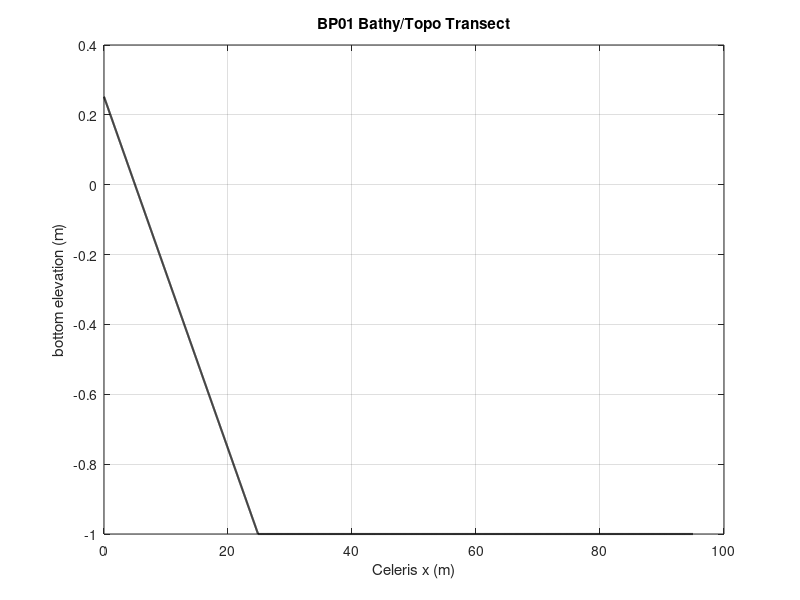

MATLAB code for this plot:
% Script to create input files needed for WebGPU version of Celeris
% creates config.json, bathy.txt, and waves.txt

clear all
close all
clf

% High-Level Simulation Control Parameters
grid_type = 1; % Cartesian grid. For grid_type=1, Celeris x=0 is the left boundary.
NLSW_or_Bous = 0; % =0 for Nonlinear Shallow Water Solver (long waves only) otherwise Boussinesq (wind waves)
dx = 0.025; % uniform grid size to use in model - the loaded bathy files will be interpolated to this grid size
dy = 0.025;
Courant_num = 0.15; %Target Courant #.  ~0.25 for P-C, ~0.05 for explicit methods. Default: 0.2
isManning = 0; % A boolean friction model value, if==1 "friction" is a Mannnigs n, otherwise it is a dimensionless friction factor (Moody)
friction = 0.0;  % dimensionless friction coefficient, or Mannings "n", depending on isManning choice
min_allowable_depth = 0.000001; % min allowable water depth
infiltrationRate = 0.00;  % infiltration rate - for drying inundated cells
algochanges=1; % 1=use new moving shoreline algorithm

% Benchmark Problem 1 setup
% The benchmark is nondimensional with d=1, H/d=0.019, and a 1:19.85 beach.
% The left boundary is x=0 in Celeris.  The NTHMP benchmark coordinate at
% that same location is x/d=-5, so benchmark x/d values are shifted by +5 m
% when written to Celeris input coordinates.
base_depth = 1.0;
wave_height = 0.019;
benchmark_left_x_over_d = -5.0;
benchmark_right_x_over_d = 90.0;
x_min = 0.0;
x_max = (benchmark_right_x_over_d - benchmark_left_x_over_d)*base_depth;
y_min = 0.0;
y_max = dy*150;
shoreline_x = (0.0 - benchmark_left_x_over_d)*base_depth; % Celeris x for benchmark x/d=0
toe_x = (19.85 - benchmark_left_x_over_d)*base_depth; % Celeris x for benchmark x/d=19.85
beach_slope = 1/19.85;

% Celeris Add Disturbance solitary wave setup.
% BP01, BP04, and BP06 should use this native solitary-wave path, not etaInitCond.txt.
loadetaIC = 0;
add_Disturbance = 1;
disturbanceType = 1;
disturbanceXpos = (38.09755657215425 - benchmark_left_x_over_d)*base_depth; % Celeris x for the benchmark initial solitary wave
disturbanceYpos = 0.375;
disturbanceCrestamp = wave_height;
disturbanceDir = 180; % wave travels toward decreasing x, from offshore to the beach

%  Boundary conditions - at least one of the boundaries should be = 2 for incident waves.
%  BP01 does not use incident-wave forcing; the solitary wave is initialized with Add Disturbance.
west_boundary_type = 0; % west_boundary_type, 0=solid wall, 1=sponge layer, 2= waves loaded from file, created by spectrum_2D above
east_boundary_type = 1; % east_boundary_type, 0=solid wall, 1=sponge layer, 2= waves loaded from file, created by spectrum_2D above
south_boundary_type = 0; % south_boundary_type, 0=solid wall, 1=sponge layer, 2= waves loaded from file, created by spectrum_2D above
north_boundary_type = 0; % north_boundary_type, 0=solid wall, 1=sponge layer, 2= waves loaded from file, created by spectrum_2D above
BoundaryWidth = 30;
incident_wave_type = -1;
numberOfWaves = 1;

% Time Series Parameters
maxdurationTimeSeries = 24;  % this is the time chunk to display and write discrete parts of the time series
NumberOfTimeSeries = 0;  % the maximum number of time series that can be added is 15
% List time series locations (in Celeris grid coordinates):
xts(1) = (0.25 - benchmark_left_x_over_d)*base_depth;  yts(1) = 0.375; % benchmark x/d=0.25
xts(2) = (9.95 - benchmark_left_x_over_d)*base_depth;  yts(2) = 0.375; % benchmark x/d=9.95
% add additional time series as needed

% Save trigger parameters for automatically saving data, these will be added to json
trigger_animation = 0;  % automation trigger for animated gif when = 1
trigger_animation_start_time = 0.0;  % start time of animation trigger
AnimGif_dt = 0.25;  % time between animated gif frames, will write 80 frames

% Surface output schedule
% tau=sqrt(d/g)=0.3193299568 s. Start one interval before t/tau=35
% so the written surfaces align with t/tau=35,40,45,50,55,60,65,70.
trigger_writesurface = 1;  % automation trigger for writing 2D surfaces when = 1
trigger_writesurface_start_time = 0.0;  % start time of surface write trigger
trigger_writesurface_end_time = 50;  % end time of surface write trigger
dt_writesurface = 0.1;  % increment to write to file
write_eta = 1;  % flag for writing eta surface data to file, write when = 1
write_u = 0;  % flag for writing x velocity surface data to file, write when = 1
write_v = 0;  % flag for writing y velocity surface data to file, write when = 1
write_P = 0;  % flag for writing x flux surface data to file, write when = 1
write_Q = 0;  % flag for writing y flux surface data to file, write when = 1
write_turb = 0;  % flag for writing eddy visc surface data to file, write when = 1

trigger_writeWaveHeight = 1;  % automation trigger for writing mean/max/wave height surfaces when = 1
trigger_resetMeans_time = 0.0;  % time to reset means
trigger_resetWaveHeight_time = 0.0;  % time to reset wave height
trigger_writeWaveHeight_time = trigger_writesurface_end_time - 0.5;  % time to write wave height, this is also the end time for the simulation
which_surface_to_write = 10; % 10 = Max Free Surface Elev
% Note: The simulation will never close if trigger_writeWaveHeight~=1

% Defaults, should not need to change (for other parameters need to change source code
g = 9.80665;  %gravity
Theta = 2.0;  %midmod limiter parameter; empirical breaking parameter. 1.0 most dissipative (upwind) to 2.0 least dissipative (centered) Default: 1.5
dissipation_threshold = 0.3;  %For visualization purposes, represents a characterestic slope at breaking. 0.577=30 degrees, will need to be lower for coarse grid simulations that can not resolve this slope; 0.364=20 deg; 0.2679=15 deg
whiteWaterDecayRate = 0.02; % For visualization purposes, not simulation. Default: 0.9
timeScheme = 2;  %  Time integration choices: 0=Euler, 1=3rd-order A-B predictor, 2= A-B 4th-order predictor+corrector. Default: 2
seaLevel = 0.0;  % water level shift from given datum, for tide, surge, etc
Bcoef = 0.06666667; % dispersion parameter, 1/15 is optimum value for this set of equations. Default: 0.06666666666667
tridiag_solve = 2; % Method to solve the tridiagonal Boussinesq system: =0 Thomas (extremely slow, only for small domains (nx,ny <500) due to thread memory req), =1 Gauss-Sid (very slow), or 2 parallel cyclic reduction (best). Default: 2
surfaceToPlot = 0;
colorMap_choice = 2;
colorVal_min = -0.03;
colorVal_max = 0.10;
ShowLogos = 0;
GoogleMapOverlay = 0;
render_step = 10;
simPause = -1;

% Create bathy/topo surface - this needs to be custom for each scenario -
% see the interpBathy.m script in the directory below to see how the data
% is converted into a model grid
x = [x_min:dx:x_max];
y = [y_min:dy:y_max];
x_benchmark_over_d = x/base_depth + benchmark_left_x_over_d;
h_line = -base_depth*beach_slope*x_benchmark_over_d;
h_line(x_benchmark_over_d > 19.85) = -base_depth;
h_interp = repmat(h_line,length(y),1);

figure(1)
clf
plot(x,h_line,'k-','LineWidth',1.5)
grid on
title('BP01 Bathy/Topo Transect')
xlabel('Celeris x (m)')
ylabel('bottom elevation (m)')

pause(.1)
save bathy.txt h_interp -ascii

WIDTH = length(x); % //WIDTH
HEIGHT = length(y); % //HEIGHT
dx = mean(diff(x));  % //dx
dy = mean(diff(y));  %  //dy

% write a dummy waves file; BP01 uses Add Disturbance, not incident waves
fid = fopen('waves.txt','w');
fprintf(fid,'[NumberOfWaves] 1\n');
fprintf(fid,'=================================\n');
fprintf(fid,'0.0 10.0 0.0 0.0\n');
fclose(fid);

% write sim control data to file
data = [ grid_type, WIDTH, HEIGHT, dx, dy, Courant_num, NLSW_or_Bous, ...
            base_depth, g, Theta, friction, isManning, ...
            dissipation_threshold, whiteWaterDecayRate, timeScheme, ...
            seaLevel*0, Bcoef, tridiag_solve, west_boundary_type, ...
            east_boundary_type, south_boundary_type, north_boundary_type, ...
            BoundaryWidth, incident_wave_type, numberOfWaves, ...
            maxdurationTimeSeries, NumberOfTimeSeries, ...
            loadetaIC, add_Disturbance, disturbanceType, disturbanceXpos, ...
            disturbanceYpos, disturbanceCrestamp, disturbanceDir, ...
            surfaceToPlot, colorMap_choice, colorVal_min, colorVal_max, ...
            ShowLogos, GoogleMapOverlay, render_step, simPause, ...
            trigger_animation, trigger_animation_start_time, AnimGif_dt, ...
            trigger_writesurface, trigger_writesurface_start_time, ...
            trigger_writesurface_end_time, dt_writesurface, infiltrationRate, ...
            write_eta, write_P, write_Q, write_u, write_v, write_turb, ...
            trigger_writeWaveHeight, trigger_resetMeans_time, trigger_resetWaveHeight_time, ...
            trigger_writeWaveHeight_time, which_surface_to_write, min_allowable_depth,algochanges];
varnames = {'grid_type', 'WIDTH', 'HEIGHT', 'dx', 'dy', 'Courant_num', 'NLSW_or_Bous', ...
            'base_depth', 'g', 'Theta', 'friction', 'isManning', ...
            'dissipation_threshold', 'whiteWaterDecayRate', 'timeScheme', ...
            'seaLevel', 'Bcoef', 'tridiag_solve', 'west_boundary_type', ...
            'east_boundary_type', 'south_boundary_type', 'north_boundary_type', ...
            'BoundaryWidth', 'incident_wave_type', 'numberOfWaves', ...
            'maxdurationTimeSeries', 'NumberOfTimeSeries', ...
            'loadetaIC', 'add_Disturbance', 'disturbanceType', 'disturbanceXpos', ...
            'disturbanceYpos', 'disturbanceCrestamp', 'disturbanceDir', ...
            'surfaceToPlot', 'colorMap_choice', 'colorVal_min', 'colorVal_max', ...
            'ShowLogos', 'GoogleMapOverlay', 'render_step', 'simPause', ...
            'trigger_animation', 'trigger_animation_start_time', 'AnimGif_dt', ...
            'trigger_writesurface', 'trigger_writesurface_start_time', ...
            'trigger_writesurface_end_time', 'dt_writesurface', 'infiltrationRate', ...
            'write_eta', 'write_P', 'write_Q', 'write_u', 'write_v', 'write_turb', ...
            'trigger_writeWaveHeight', 'trigger_resetMeans_time', 'trigger_resetWaveHeight_time', ...
            'trigger_writeWaveHeight_time', 'which_surface_to_write', 'min_allowable_depth','algochanges'};

% Open the output file for writing
fid = fopen('config.json', 'w');
fprintf(fid, '{ \n');
% Write the data and variable names to the file
for i = 1:length(data)
    fprintf(fid, '  "%s": %.8f, \n' ,varnames{i} , data(i));
end
% Write time series
% Write each time series location as a JSON object
fprintf(fid, '  "locationOfTimeSeries": [\n');
for k = 1:16 % 16 is a Celeris-WebGPU hard coded limit here, do not change
    if k==1 || k> 1+NumberOfTimeSeries % first slot is reserved for mouse hover tooltip info
        x_c=0.0;
        y_c=0.0;
    else
        x_c=xts(k-1);
        y_c=yts(k-1);
    end
    
    fprintf(fid, '    {\n');
    fprintf(fid, '      "xts": %g,\n', x_c);
    fprintf(fid, '      "yts": %g\n',   y_c);

    if k < 16
        fprintf(fid, '    },\n');
    else
        fprintf(fid, '    }\n');
    end
end
fprintf(fid, '  ]\n');
fprintf(fid, '}\n');

% Close the output file
fclose(fid);
